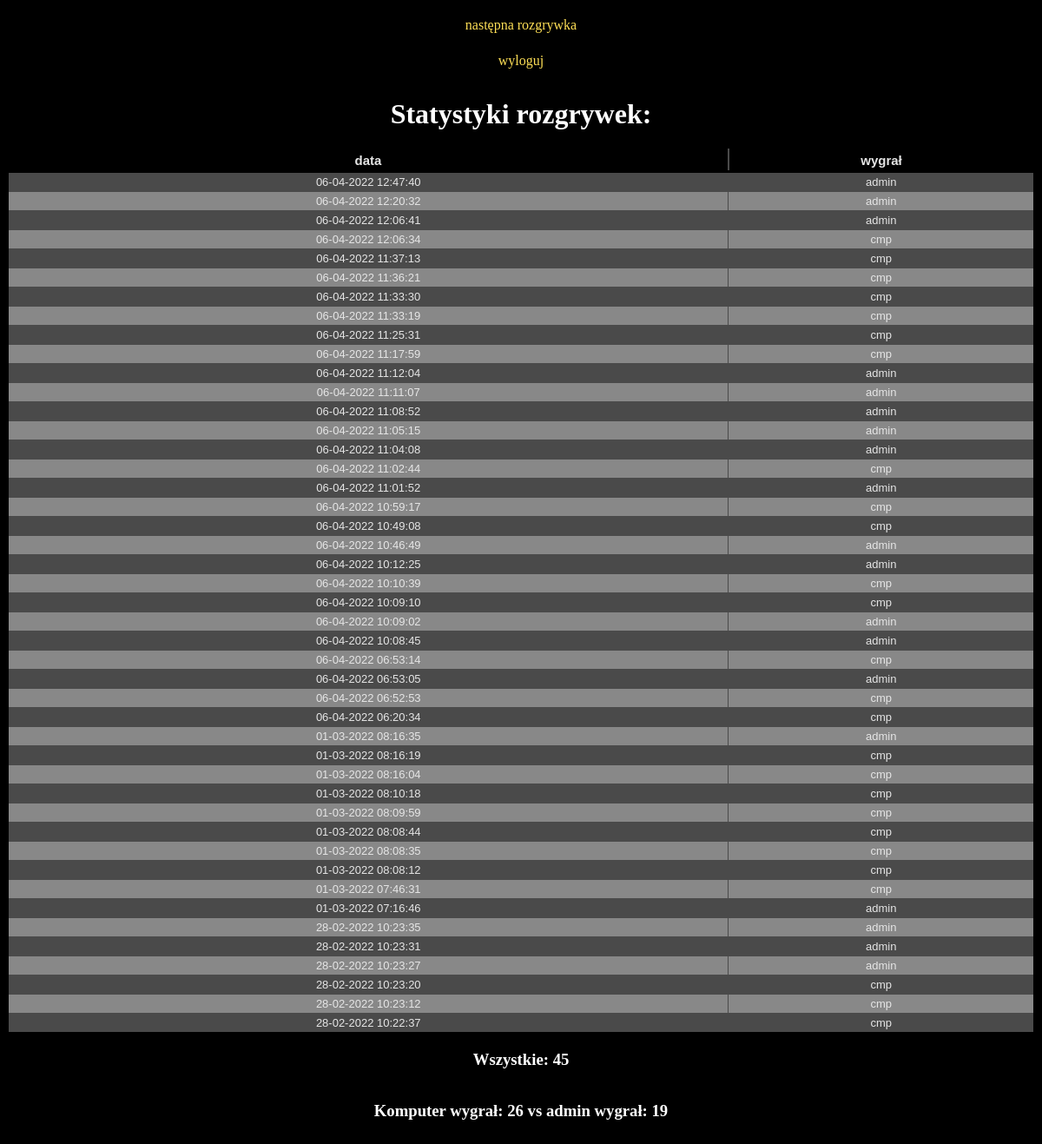
The app's page /stats.php (signed in) with its own data.
### tables this page shows
CREATE TABLE `stats` (
  `id` int(6) NOT NULL,
  `data` varchar(255) NOT NULL,
  `cmp` int(11) NOT NULL,
  `user` varchar(255) NOT NULL
);

### stats.php (the view, shortened to what this page needs)
<?php
include_once('connect.php');
$sql = "SELECT * FROM `stats` WHERE user = ? ORDER BY data DESC";
$stmt = $db->prepare($sql);
$user = $_SESSION['witaj'];
$stmt->bind_param("s", $user);
$stmt->execute();
$wynik = $stmt->get_result();
?>
<!DOCTYPE html>
<html lang="en">
<head>
    <link rel="stylesheet" href="style.css">
</head>
<body>
    <div id="wrapper">
        <a href="game.php">następna rozgrywka</a>
        <a href="?wyloguj">wyloguj</a>
        <h1>Statystyki rozgrywek: </h1>
        <?php
        echo '<table class="darkTable">';
        echo '<thead><tr><th>data</th><th>wygrał</th></tr></thead>';
        echo '<tbody>';
        $count=0;
        foreach ($wynik as $row) {
            $time = date('d-m-Y H:i:s',$row['data']);
            if($row['cmp']==1){
                $winner = "cmp";
                $count+=1;
            }else{
                $winner=$row['user'];
            }
            echo '<tr>';
            echo "<td>$time</td> <td>$winner</td>";
            echo '</tr>';
        }
        echo '</tbody>';
        echo '</table>';
        $pl_w = $wynik->num_rows-$count;
        ?>
        <h3>Wszystkie: <?=$wynik->num_rows;?></h3>
        <h3>Komputer wygrał: <?=$count;?> vs <?="{$row['user']} wygrał: $pl_w";?></h3>
    </div>
</body>
</html>

### style.css (style rules this page uses)
body { background-color: black; color: white; text-align: center; }
h1, h2, h3 { text-align: center; }
#wrapper { display: grid; grid-template-columns: auto; min-width: 460px; }
a { color: rgb(255, 224, 86); text-decoration: none; margin: 1%; }
table.darkTable { font-family: "Arial Black", Gadget, sans-serif; border: 2px solid #000000; background-color: #4A4A4A; text-align: center; border-collapse: collapse; }
table.darkTable td, table.darkTable th { border: 1px solid #4A4A4A; padding: 3px 2px; }
table.darkTable tbody td { font-size: 13px; color: #E6E6E6; }
table.darkTable tr:nth-child(even) { background: #888888; }
table.darkTable thead { background: #000000; border-bottom: 3px solid #000000; }
table.darkTable thead th { font-size: 15px; font-weight: bold; color: #E6E6E6; text-align: center; border-left: 2px solid #4A4A4A; }
table.darkTable thead th:first-child { border-left: none; }

### records on screen
stats: data "06-04-2022 12:47:40", user "admin"
stats: data "06-04-2022 12:20:32", user "admin"
stats: data "06-04-2022 12:06:41", user "admin", id "45", id "19"
stats: data "06-04-2022 12:06:34", cmp "cmp"
stats: data "06-04-2022 11:37:13", cmp "cmp"
stats: data "06-04-2022 11:36:21", cmp "cmp"
stats: data "06-04-2022 11:33:30", cmp "cmp"
stats: data "06-04-2022 11:33:19", cmp "cmp"
stats: data "06-04-2022 11:25:31", cmp "cmp"
stats: data "06-04-2022 11:17:59", cmp "cmp"
stats: data "06-04-2022 11:12:04", user "admin"
stats: data "06-04-2022 11:11:07", user "admin"
stats: data "06-04-2022 11:08:52", user "admin"
stats: data "06-04-2022 11:05:15", user "admin"
stats: data "06-04-2022 11:04:08", user "admin"
stats: data "06-04-2022 11:02:44", cmp "cmp"
stats: data "06-04-2022 11:01:52", user "admin"
stats: data "06-04-2022 10:59:17", cmp "cmp"
stats: data "06-04-2022 10:49:08", cmp "cmp"
stats: data "06-04-2022 10:46:49", user "admin"
stats: data "06-04-2022 10:12:25", user "admin"
stats: data "06-04-2022 10:10:39", cmp "cmp"
stats: data "06-04-2022 10:09:10", cmp "cmp"
stats: data "06-04-2022 10:09:02", user "admin"
stats: data "06-04-2022 10:08:45", user "admin"
stats: data "06-04-2022 06:53:14", cmp "cmp"
stats: data "06-04-2022 06:53:05", user "admin"
stats: data "06-04-2022 06:52:53", cmp "cmp"
stats: data "06-04-2022 06:20:34", cmp "cmp"
stats: data "01-03-2022 08:16:35", user "admin"
stats: data "01-03-2022 08:16:19", cmp "cmp"
stats: data "01-03-2022 08:16:04", cmp "cmp"
stats: data "01-03-2022 08:10:18", cmp "cmp"
stats: data "01-03-2022 08:09:59", cmp "cmp"
stats: data "01-03-2022 08:08:44", cmp "cmp"
stats: data "01-03-2022 08:08:35", cmp "cmp"
stats: data "01-03-2022 08:08:12", cmp "cmp"
stats: data "01-03-2022 07:46:31", cmp "cmp"
stats: data "01-03-2022 07:16:46", user "admin"
stats: data "28-02-2022 10:23:35", user "admin"
stats: data "28-02-2022 10:23:31", user "admin"
stats: data "28-02-2022 10:23:27", user "admin"
stats: data "28-02-2022 10:23:20", cmp "cmp"
stats: data "28-02-2022 10:23:12", cmp "cmp"
stats: data "28-02-2022 10:22:37", cmp "cmp", user "admin"

### other values on screen
$count "26"
